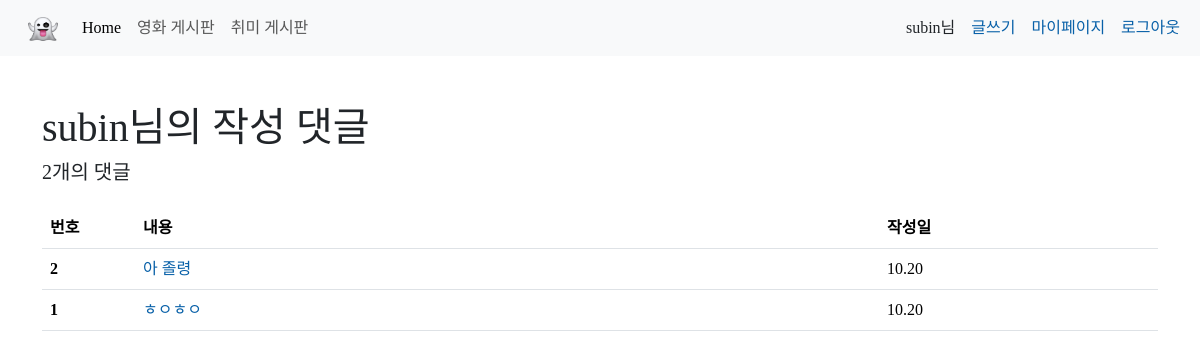
The page /accounts/6/comments/ (signed in) on the database as committed earlier.
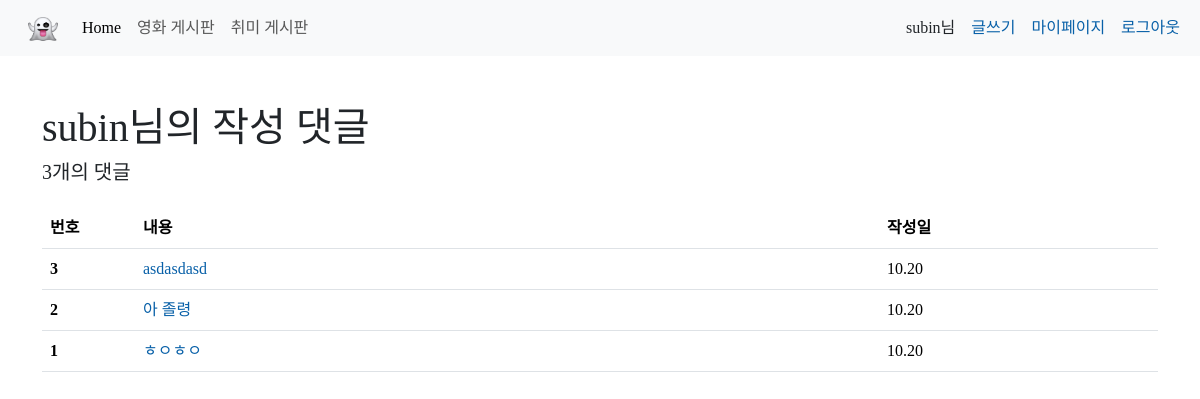
The same page on the database as committed later.
### articles/models.py (models this page shows)
class Comment(models.Model):
    user = models.ForeignKey(get_user_model(), on_delete=models.CASCADE)
    created_at = models.DateTimeField(auto_now_add=True)
    content = models.TextField()
    article = models.ForeignKey(Articles, on_delete=models.CASCADE)

### accounts/views.py (the view)
# urls.py: path("<int:pk>/comments/", views.comments, name="comments"),
@login_required
def comments(request, pk):
    comments = Comment.objects.filter(user=request.user).order_by("-pk")
    context = {
        "comments": comments,
    }
    return render(request, "accounts/comments.html", context)

### accounts/templates/accounts/comments.html
{% extends 'base.html' %}
{% load django_bootstrap5 %}
{% block css %}
  <link rel="stylesheet" href="https://cdn.jsdelivr.net/npm/bootstrap-icons@1.9.1/font/bootstrap-icons.css">
{% endblock css %}
{% block content %}
  <div class="container my-5">
    <h1 class="mb-2">{{ request.user }}님의 작성 댓글</h1>
    <h5 class="mb-4">{{ comments|length }}개의 댓글</h5>
    <div>
      <table class="table table-hover">
        <thead>
          <tr>
            <th scope="col">번호</th>
            <th scope="col">내용</th>
            <th scope="col">작성일</th>
          </tr>
        </thead>
        <tbody>
          {% for comment in comments %}
            <tr>
              <th scope="row" class="align-middle col-md-1">{{ forloop.revcounter }}</td>
              <td class="align-middle col-md-8">
                <a href="{% url 'articles:detail' comment.article.pk %}" class="text-decoration-none">{{ comment.content }}</a>
              </td>
              <td class="align-middle col-md-3">{{ comment.created_at|date:'m.d' }}</td>
            </tr>
          {% endfor %}
        </tbody>
      </table>
    </div>
  </div>
{% endblock content %}

Rows that differ between the two databases and show on the page:
added Comment: content "asdasdasd", created_at "10.20"
Other text that changed with them:
{{ comments|length }}: "2" → "3"
